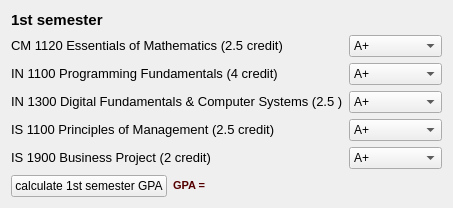
  <widget class="QWidget" name="layoutWidget">
   <property name="geometry">
    <rect>
     <x>10</x>
     <y>30</y>
     <width>425</width>
     <height>187</height>
    </rect>
   </property>
   <layout class="QVBoxLayout" name="verticalLayout_2">
    <item>
     <widget class="QLabel" name="label_2">
      <property name="text">
       <string>&lt;!DOCTYPE HTML PUBLIC &quot;-//W3C//DTD HTML 4.0//EN&quot; &quot;http://www.w3.org/TR/REC-html40/strict.dtd&quot;&gt;
&lt;html&gt;&lt;head&gt;&lt;meta name=&quot;qrichtext&quot; content=&quot;1&quot; /&gt;&lt;style type=&quot;text/css&quot;&gt;
p, li { white-space: pre-wrap; }
&lt;/style&gt;&lt;/head&gt;&lt;body style=&quot; font-family:'MS Shell Dlg 2'; font-size:8.25pt; font-weight:400; font-style:normal;&quot;&gt;
&lt;p style=&quot; margin-top:0px; margin-bottom:0px; margin-left:0px; margin-right:0px; -qt-block-indent:0; text-indent:0px;&quot;&gt;&lt;span style=&quot; font-size:11pt; font-weight:600;&quot;&gt;1st semester&lt;/span&gt;&lt;/p&gt;&lt;/body&gt;&lt;/html&gt;</string>
      </property>
     </widget>
    </item>
    <item>
     <layout class="QVBoxLayout" name="verticalLayout">
      <item>
       <layout class="QHBoxLayout" name="horizontalLayout">
        <item>
         <layout class="QVBoxLayout" name="verticalLayout_15">
          <item>
           <widget class="QLabel" name="label_70">
            <property name="text">
             <string>&lt;!DOCTYPE HTML PUBLIC &quot;-//W3C//DTD HTML 4.0//EN&quot; &quot;http://www.w3.org/TR/REC-html40/strict.dtd&quot;&gt;
&lt;html&gt;&lt;head&gt;&lt;meta name=&quot;qrichtext&quot; content=&quot;1&quot; /&gt;&lt;style type=&quot;text/css&quot;&gt;
p, li { white-space: pre-wrap; }
&lt;/style&gt;&lt;/head&gt;&lt;body style=&quot; font-family:'MS Shell Dlg 2'; font-size:8.25pt; font-weight:400; font-style:normal;&quot;&gt;
&lt;p style=&quot; margin-top:0px; margin-bottom:0px; margin-left:0px; margin-right:0px; -qt-block-indent:0; text-indent:0px;&quot;&gt;&lt;span style=&quot; font-size:10pt;&quot;&gt;CM 1120 Essentials of Mathematics (2.5 credit)&lt;/span&gt;&lt;/p&gt;&lt;/body&gt;&lt;/html&gt;</string>
            </property>
           </widget>
          </item>
          <item>
           <widget class="QLabel" name="label_71">
            <property name="text">
             <string>&lt;!DOCTYPE HTML PUBLIC &quot;-//W3C//DTD HTML 4.0//EN&quot; &quot;http://www.w3.org/TR/REC-html40/strict.dtd&quot;&gt;
&lt;html&gt;&lt;head&gt;&lt;meta name=&quot;qrichtext&quot; content=&quot;1&quot; /&gt;&lt;style type=&quot;text/css&quot;&gt;
p, li { white-space: pre-wrap; }
&lt;/style&gt;&lt;/head&gt;&lt;body style=&quot; font-family:'MS Shell Dlg 2'; font-size:8.25pt; font-weight:400; font-style:normal;&quot;&gt;
&lt;p style=&quot; margin-top:0px; margin-bottom:0px; margin-left:0px; margin-right:0px; -qt-block-indent:0; text-indent:0px;&quot;&gt;&lt;span style=&quot; font-size:10pt;&quot;&gt;IN 1100 Programming Fundamentals (4 credit)&lt;/span&gt;&lt;/p&gt;&lt;/body&gt;&lt;/html&gt;</string>
            </property>
           </widget>
          </item>
          <item>
           <widget class="QLabel" name="label_72">
            <property name="text">
             <string>&lt;!DOCTYPE HTML PUBLIC &quot;-//W3C//DTD HTML 4.0//EN&quot; &quot;http://www.w3.org/TR/REC-html40/strict.dtd&quot;&gt;
&lt;html&gt;&lt;head&gt;&lt;meta name=&quot;qrichtext&quot; content=&quot;1&quot; /&gt;&lt;style type=&quot;text/css&quot;&gt;
p, li { white-space: pre-wrap; }
&lt;/style&gt;&lt;/head&gt;&lt;body style=&quot; font-family:'MS Shell Dlg 2'; font-size:8.25pt; font-weight:400; font-style:normal;&quot;&gt;
&lt;p style=&quot; margin-top:0px; margin-bottom:0px; margin-left:0px; margin-right:0px; -qt-block-indent:0; text-indent:0px;&quot;&gt;&lt;span style=&quot; font-size:10pt;&quot;&gt;IN 1300 Digital Fundamentals &amp;amp; Computer Systems (2.5 )&lt;/span&gt;&lt;/p&gt;&lt;/body&gt;&lt;/html&gt;</string>
            </property>
           </widget>
          </item>
          <item>
           <widget class="QLabel" name="label_73">
            <property name="text">
             <string>&lt;!DOCTYPE HTML PUBLIC &quot;-//W3C//DTD HTML 4.0//EN&quot; &quot;http://www.w3.org/TR/REC-html40/strict.dtd&quot;&gt;
&lt;html&gt;&lt;head&gt;&lt;meta name=&quot;qrichtext&quot; content=&quot;1&quot; /&gt;&lt;style type=&quot;text/css&quot;&gt;
p, li { white-space: pre-wrap; }
&lt;/style&gt;&lt;/head&gt;&lt;body style=&quot; font-family:'MS Shell Dlg 2'; font-size:8.25pt; font-weight:400; font-style:normal;&quot;&gt;
&lt;p style=&quot; margin-top:0px; margin-bottom:0px; margin-left:0px; margin-right:0px; -qt-block-indent:0; text-indent:0px;&quot;&gt;&lt;span style=&quot; font-size:10pt;&quot;&gt;IS 1100 Principles of Management (2.5 credit)&lt;/span&gt;&lt;/p&gt;&lt;/body&gt;&lt;/html&gt;</string>
            </property>
           </widget>
          </item>
          <item>
           <widget class="QLabel" name="label_74">
            <property name="text">
             <string>&lt;!DOCTYPE HTML PUBLIC &quot;-//W3C//DTD HTML 4.0//EN&quot; &quot;http://www.w3.org/TR/REC-html40/strict.dtd&quot;&gt;
&lt;html&gt;&lt;head&gt;&lt;meta name=&quot;qrichtext&quot; content=&quot;1&quot; /&gt;&lt;style type=&quot;text/css&quot;&gt;
p, li { white-space: pre-wrap; }
&lt;/style&gt;&lt;/head&gt;&lt;body style=&quot; font-family:'MS Shell Dlg 2'; font-size:8.25pt; font-weight:400; font-style:normal;&quot;&gt;
&lt;p style=&quot; margin-top:0px; margin-bottom:0px; margin-left:0px; margin-right:0px; -qt-block-indent:0; text-indent:0px;&quot;&gt;&lt;span style=&quot; font-size:10pt;&quot;&gt;IS 1900 Business Project (2 credit)&lt;/span&gt;&lt;/p&gt;&lt;/body&gt;&lt;/html&gt;</string>
            </property>
           </widget>
          </item>
         </layout>
        </item>
        <item>
         <layout class="QVBoxLayout" name="verticalLayout_14">
          <item>
           <widget class="QComboBox" name="comboBox_37">
            <item>
             <property name="text">
              <string>A+</string>
             </property>
            </item>
            <item>
             <property name="text">
              <string>A</string>
             </property>
            </item>
            <item>
             <property name="text">
              <string>A-</string>
             </property>
            </item>
            <item>
             <property name="text">
              <string>B+</string>
             </property>
            </item>
            <item>
             <property name="text">
              <string>B</string>
             </property>
            </item>
            <item>
             <property name="text">
              <string>B-</string>
             </property>
            </item>
            <item>
             <property name="text">
              <string>C+</string>
             </property>
            </item>
            <item>
             <property name="text">
              <string>C</string>
             </property>
            </item>
            <item>
             <property name="text">
              <string>C-</string>
             </property>
            </item>
            <item>
             <property name="text">
              <string>D</string>
             </property>
            </item>
            <item>
             <property name="text">
              <string>I</string>
             </property>
            </item>
            <item>
             <property name="text">
              <string>F</string>
             </property>
            </item>
            <item>
             <property name="text">
              <string>Not release</string>
             </property>
            </item>
           </widget>
          </item>
          <item>
           <widget class="QComboBox" name="comboBox_38">
            <item>
             <property name="text">
              <string>A+</string>
             </property>
            </item>
            <item>
             <property name="text">
              <string>A</string>
             </property>
            </item>
            <item>
             <property name="text">
              <string>A-</string>
             </property>
            </item>
            <item>
             <property name="text">
              <string>B+</string>
             </property>
            </item>
            <item>
             <property name="text">
              <string>B</string>
             </property>
            </item>
            <item>
             <property name="text">
              <string>B-</string>
             </property>
            </item>
            <item>
             <property name="text">
              <string>C+</string>
             </property>
            </item>
            <item>
             <property name="text">
              <string>C</string>
             </property>
            </item>
            <item>
             <property name="text">
              <string>C-</string>
             </property>
            </item>
            <item>
             <property name="text">
              <string>D</string>
             </property>
            </item>
            <item>
             <property name="text">
              <string>I</string>
             </property>
            </item>
            <item>
             <property name="text">
              <string>F</string>
             </property>
            </item>
            <item>
             <property name="text">
              <string>Not release</string>
             </property>
            </item>
           </widget>
          </item>
          <item>
           <widget class="QComboBox" name="comboBox_39">
            <item>
             <property name="text">
              <string>A+</string>
             </property>
            </item>
            <item>
             <property name="text">
              <string>A</string>
             </property>
            </item>
            <item>
             <property name="text">
              <string>A-</string>
             </property>
            </item>
            <item>
             <property name="text">
              <string>B+</string>
             </property>
            </item>
            <item>
             <property name="text">
              <string>B</string>
             </property>
            </item>
            <item>
             <property name="text">
              <string>B-</string>
             </property>
            </item>
            <item>
             <property name="text">
              <string>C+</string>
             </property>
            </item>
            <item>
             <property name="text">
              <string>C</string>
             </property>
            </item>
            <item>
             <property name="text">
              <string>C-</string>
             </property>
            </item>
            <item>
             <property name="text">
              <string>D</string>
             </property>
            </item>
            <item>
             <property name="text">
              <string>I</string>
             </property>
            </item>
            <item>
             <property name="text">
              <string>F</string>
             </property>
            </item>
            <item>
             <property name="text">
              <string>Not release</string>
             </property>
            </item>
           </widget>
          </item>
          <item>
           <widget class="QComboBox" name="comboBox_40">
            <item>
             <property name="text">
              <string>A+</string>
             </property>
            </item>
            <item>
             <property name="text">
              <string>A</string>
             </property>
            </item>
            <item>
             <property name="text">
              <string>A-</string>
             </property>
            </item>
            <item>
             <property name="text">
              <string>B+</string>
             </property>
            </item>
            <item>
             <property name="text">
              <string>B</string>
             </property>
            </item>
            <item>
             <property name="text">
              <string>B-</string>
             </property>
            </item>
            <item>
             <property name="text">
              <string>C+</string>
             </property>
            </item>
            <item>
             <property name="text">
              <string>C</string>
             </property>
            </item>
            <item>
             <property name="text">
              <string>C-</string>
             </property>
            </item>
            <item>
             <property name="text">
              <string>D</string>
             </property>
            </item>
            <item>
             <property name="text">
              <string>I</string>
             </property>
            </item>
            <item>
             <property name="text">
              <string>F</string>
             </property>
            </item>
            <item>
             <property name="text">
              <string>Not release</string>
             </property>
            </item>
           </widget>
          </item>
          <item>
           <widget class="QComboBox" name="comboBox_41">
            <item>
             <property name="text">
              <string>A+</string>
             </property>
            </item>
            <item>
             <property name="text">
              <string>A</string>
             </property>
            </item>
            <item>
             <property name="text">
              <string>A-</string>
             </property>
            </item>
            <item>
             <property name="text">
              <string>B+</string>
             </property>
            </item>
            <item>
             <property name="text">
              <string>B</string>
             </property>
            </item>
            <item>
             <property name="text">
              <string>B-</string>
             </property>
            </item>
            <item>
             <property name="text">
              <string>C+</string>
             </property>
            </item>
            <item>
             <property name="text">
              <string>C</string>
             </property>
            </item>
            <item>
             <property name="text">
              <string>C-</string>
             </property>
            </item>
            <item>
             <property name="text">
              <string>D</string>
             </property>
            </item>
            <item>
             <property name="text">
              <string>I</string>
             </property>
            </item>
            <item>
             <property name="text">
              <string>F</string>
             </property>
            </item>
            <item>
             <property name="text">
              <string>Not release</string>
             </property>
            </item>
           </widget>
          </item>
         </layout>
        </item>
       </layout>
      </item>
      <item>
       <layout class="QHBoxLayout" name="horizontalLayout_12">
        <item>
         <widget class="QPushButton" name="pushButton_12">
          <property name="text">
           <string>calculate 1st semester GPA</string>
          </property>
         </widget>
        </item>
        <item>
         <widget class="QLabel" name="label_67">
          <property name="text">
           <string>&lt;!DOCTYPE HTML PUBLIC &quot;-//W3C//DTD HTML 4.0//EN&quot; &quot;http://www.w3.org/TR/REC-html40/strict.dtd&quot;&gt;
&lt;html&gt;&lt;head&gt;&lt;meta name=&quot;qrichtext&quot; content=&quot;1&quot; /&gt;&lt;style type=&quot;text/css&quot;&gt;
p, li { white-space: pre-wrap; }
&lt;/style&gt;&lt;/head&gt;&lt;body style=&quot; font-family:'MS Shell Dlg 2'; font-size:8.25pt; font-weight:400; font-style:normal;&quot;&gt;
&lt;p style=&quot; margin-top:0px; margin-bottom:0px; margin-left:0px; margin-right:0px; -qt-block-indent:0; text-indent:0px;&quot;&gt;&lt;span style=&quot; font-size:8pt; font-weight:600; color:#550000;&quot;&gt;GPA =&lt;/span&gt;&lt;/p&gt;&lt;/body&gt;&lt;/html&gt;</string>
          </property>
         </widget>
        </item>
        <item>
         <widget class="QLabel" name="label_68">
          <property name="font">
           <font>
            <pointsize>10</pointsize>
            <weight>75</weight>
            <bold>true</bold>
           </font>
          </property>
          <property name="text">
           <string/>
          </property>
         </widget>
        </item>
        <item>
         <spacer name="horizontalSpacer">
          <property name="orientation">
           <enum>Qt::Horizontal</enum>
          </property>
          <property name="sizeHint" stdset="0">
           <size>
            <width>40</width>
            <height>20</height>
           </size>
          </property>
         </spacer>
        </item>
       </layout>
      </item>
     </layout>
    </item>
   </layout>
  </widget>
